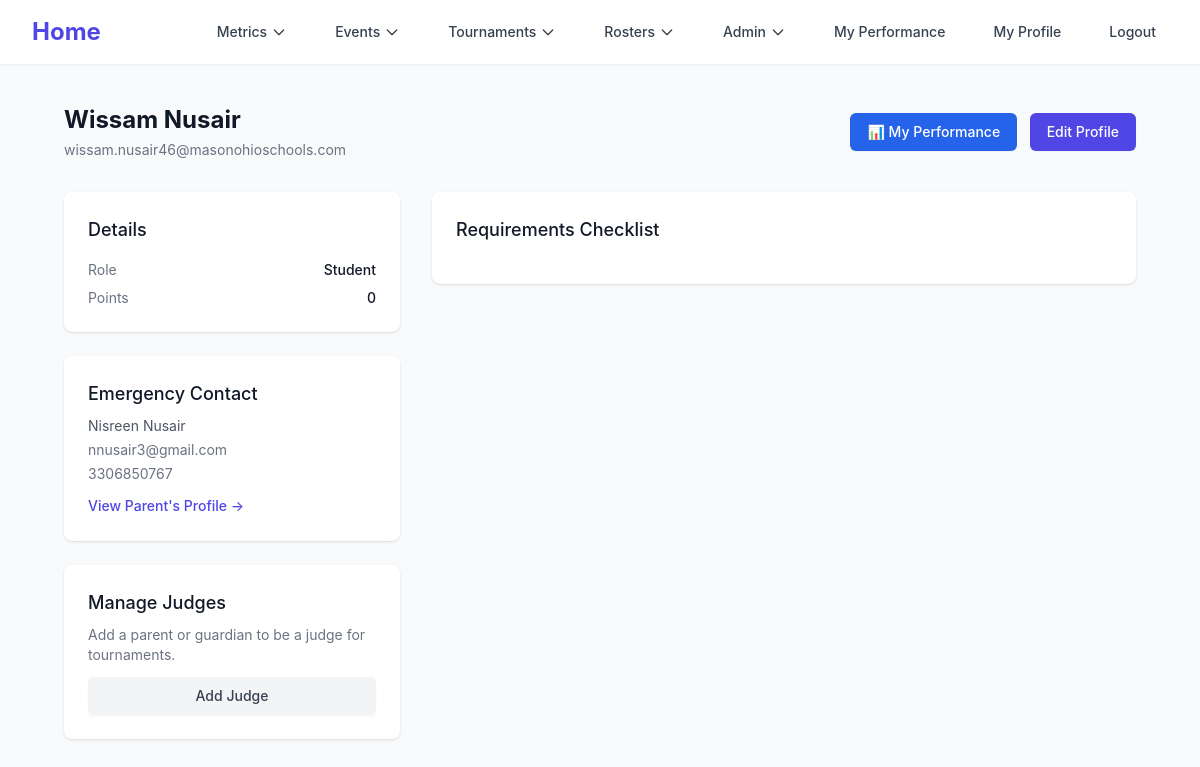
Page /profile/user/9 (signed in) on the committed database.
### mason_snd/models/auth.py (models this page shows, shortened)
class User(db.Model):
    id = db.Column(db.Integer, primary_key=True)
    first_name = db.Column(db.String(50), nullable=False)
    last_name = db.Column(db.String(50), nullable=False)
    email = db.Column(db.String(50), nullable=True)
    password = db.Column(db.String(500), nullable=True)
    phone_number = db.Column(db.String(50), nullable=True)
    is_parent = db.Column(db.Boolean, default=False)
    role = db.Column(db.Integer, default=0)
    judging_reqs = db.Column(db.String(5000), nullable=True)
    emergency_contact_first_name = db.Column(db.String(50), nullable=True)
    emergency_contact_last_name = db.Column(db.String(50), nullable=True)
    emergency_contact_number = db.Column(db.String(50), nullable=True)
    emergency_contact_relationship = db.Column(db.String(50), nullable=True)
    emergency_contact_email = db.Column(db.String(50), nullable=True)
    child_first_name = db.Column(db.String(50), nullable=True)
    child_last_name = db.Column(db.String(50), nullable=True)
    points = db.Column(db.Integer, default=0)
    drops = db.Column(db.Integer, default=0)
    bids = db.Column(db.Integer, default=0)
    tournaments_attended_number = db.Column(db.Integer, default=0)
    account_claimed = db.Column(db.Boolean, default=False)

### mason_snd/blueprints/profile/profile.py (the view)
@profile_bp.route('/user/<int:user_id>')
def index(user_id):
    current_user_id = session.get('user_id')
    if not current_user_id:
        return redirect(url_for('auth.login'))  # Redirect to login if not authenticated
    current_user = User.query.get(current_user_id)
    target_user = User.query.get(user_id)
    if not target_user:
        return abort(404)  # Return 404 if the target user does not exist
    allowed = False
    if current_user.id == target_user.id:
        allowed = True  # Same user can view their own profile
    elif current_user.role > 0:
        allowed = True  # Elevated roles can view any profile
    else:
        judge_link = Judges.query.filter_by(judge_id=current_user.id, child_id=target_user.id).first()
        judge_link_reverse = Judges.query.filter_by(judge_id=target_user.id, child_id=current_user.id).first()
        if judge_link or judge_link_reverse:
            allowed = True
    if not allowed:
        return abort(403)  # Forbidden if not allowed
    judge_link = None
    if target_user.is_parent:
        child = User.query.filter_by(
            first_name=target_user.child_first_name,
            last_name=target_user.child_last_name
        ).first()
        if child:
            judge_link = child.id
    else:
        parent = User.query.filter_by(
            first_name=target_user.emergency_contact_first_name,
            last_name=target_user.emergency_contact_last_name
        ).first()
        if parent:
            judge_link = parent.id
    user_requirements = User_Requirements.query.filter_by(user_id=user_id, complete=False).all()
    EST = pytz.timezone('US/Eastern')
    now = datetime.now(EST)
    active_popups = Popups.query.filter_by(
        user_id=user_id,
        completed=False
    ).filter(
        (Popups.expires_at.is_(None)) | (Popups.expires_at > now)
    ).all()
    published_rosters = db.session.query(
        User_Published_Rosters, Roster, Tournament, Event
    ).join(
        Roster, User_Published_Rosters.roster_id == Roster.id
    ).join(
        Tournament, User_Published_Rosters.tournament_id == Tournament.id
    ).join(
        Event, User_Published_Rosters.event_id == Event.id
    ).filter(
        User_Published_Rosters.user_id == user_id
    ).order_by(
        Roster.published_at.desc()
    ).all()
    new_roster_notifications = User_Published_Rosters.query.filter_by(
        user_id=user_id,
        notified=False
    ).all()
    if current_user.id == target_user.id and new_roster_notifications:
        for notification in new_roster_notifications:
            notification.notified = True
        db.session.commit()
    return render_template(
        'profile/profile.html',
        judge_link=judge_link,
        user=target_user,
        user_requirements=user_requirements,
        requirements={r.id: r for r in Requirements.query.all()},
        current_user=target_user,
        active_popups=active_popups,
        published_rosters=published_rosters,
        new_roster_notifications=new_roster_notifications if current_user.id == target_user.id else []
    )

### mason_snd/templates/profile/profile.html (shortened to what this page needs)
{% extends "profile/base.html" %}
{% block content %}
<div class="px-4 sm:px-6 lg:px-8">
    <div class="sm:flex sm:items-center">
        <div class="sm:flex-auto">
            <h1 class="text-2xl font-bold text-gray-900 capitalize">{{ user.first_name }} {{ user.last_name }}</h1>
            <p class="mt-1 text-sm text-gray-500">{{ user.email }}</p>
        </div>
        <div class="mt-4 sm:mt-0 sm:ml-16 sm:flex-none space-x-2">
            <a href="{{ url_for('metrics.my_metrics') }}" class="inline-flex items-center justify-center rounded-md border border-transparent bg-blue-600 px-4 py-2 text-sm font-medium text-white shadow-sm hover:bg-blue-700 focus:outline-none focus:ring-2 focus:ring-blue-500 focus:ring-offset-2 sm:w-auto">
                📊 My Performance
            </a>
            <a href="{{ url_for('profile.update') }}" class="inline-flex items-center justify-center rounded-md border border-transparent bg-[color:var(--color-primary-600)] px-4 py-2 text-sm font-medium text-white shadow-sm hover:bg-[color:var(--color-primary-700)] focus:outline-none focus:ring-2 focus:ring-[color:var(--color-primary-500)] focus:ring-offset-2 sm:w-auto">
                Edit Profile
            </a>
        </div>
    </div>
    <div class="mt-8 grid grid-cols-1 lg:grid-cols-3 gap-8">
        <div class="lg:col-span-1 space-y-6">
            <div class="bg-white shadow rounded-lg p-6">
                <h3 class="text-lg font-medium text-gray-900">Details</h3>
                <dl class="mt-4 space-y-2 text-sm">
                    <div class="flex justify-between">
                        <dt class="text-gray-500">Role</dt>
                        <dd class="text-gray-900 font-medium">{% if user.is_parent %}Parent/Judge{% else %}Student{% endif %}</dd>
                    </div>
                    <div class="flex justify-between">
                        <dt class="text-gray-500">Points</dt>
                        <dd class="text-gray-900 font-medium">{{ user.points or 0 }}</dd>
                    </div>
                </dl>
            </div>
            {% if user.is_parent %}
            <div class="bg-white shadow rounded-lg p-6">
                <h3 class="text-lg font-medium text-gray-900">Linked Child</h3>
                <p class="mt-2 text-sm text-gray-600 capitalize">{{ user.child_first_name }} {{ user.child_last_name }}</p>
                {% if judge_link %}
                <a href="{{ url_for('profile.index', user_id=judge_link) }}" class="mt-3 inline-block text-sm font-medium text-[color:var(--color-primary-600)] hover:text-[color:var(--color-primary-700)]">View Child's Profile →</a>
                {% endif %}
            </div>
            {% else %}
            <div class="bg-white shadow rounded-lg p-6">
                <h3 class="text-lg font-medium text-gray-900">Emergency Contact</h3>
                <p class="mt-2 text-sm text-gray-600 capitalize">{{ user.emergency_contact_first_name }} {{ user.emergency_contact_last_name }}</p>
                <p class="mt-1 text-sm text-gray-500">{{ user.emergency_contact_email }}</p>
                <p class="mt-1 text-sm text-gray-500">{{ user.emergency_contact_number }}</p>
                 {% if judge_link %}
                <a href="{{ url_for('profile.index', user_id=judge_link) }}" class="mt-3 inline-block text-sm font-medium text-[color:var(--color-primary-600)] hover:text-[color:var(--color-primary-700)]">View Parent's Profile →</a>
                {% endif %}
            </div>
            {% endif %}
            {% if not user.is_parent %}
             <div class="bg-white shadow rounded-lg p-6">
                <h3 class="text-lg font-medium text-gray-900">Manage Judges</h3>
                <p class="mt-2 text-sm text-gray-500">Add a parent or guardian to be a judge for tournaments.</p>
                <a href="{{ url_for('profile.add_judge') }}" class="mt-3 inline-flex items-center justify-center rounded-md border border-transparent bg-gray-100 px-4 py-2 text-sm font-medium text-gray-700 shadow-sm hover:bg-gray-200 w-full">
                    Add Judge
                </a>
             </div>
            {% endif %}
        </div>
        <div class="lg:col-span-2 space-y-8">
            <div class="bg-white shadow rounded-lg p-6">
                <h3 class="text-lg font-medium text-gray-900">Requirements Checklist</h3>
            </div>
        </div>
    </div>
</div>
{% endblock %}

### mason_snd/templates/profile/base.html (style rules this page uses)
:root { --color-primary-50: #eef2ff; --color-primary-100: #e0e7ff; --color-primary-500: #6366f1; --color-primary-600: #4f46e5; --color-primary-700: #4338ca; }
body { font-family: 'Inter', sans-serif; }

### rows in the picture
User: first_name "Wissam", last_name "Nusair", email "wissam.nusair46@masonohioschools.com", points "0", emergency_contact_first_name "Nisreen", emergency_contact_last_name "Nusair", emergency_contact_email "nnusair3@gmail.com", emergency_contact_number "3306850767"
